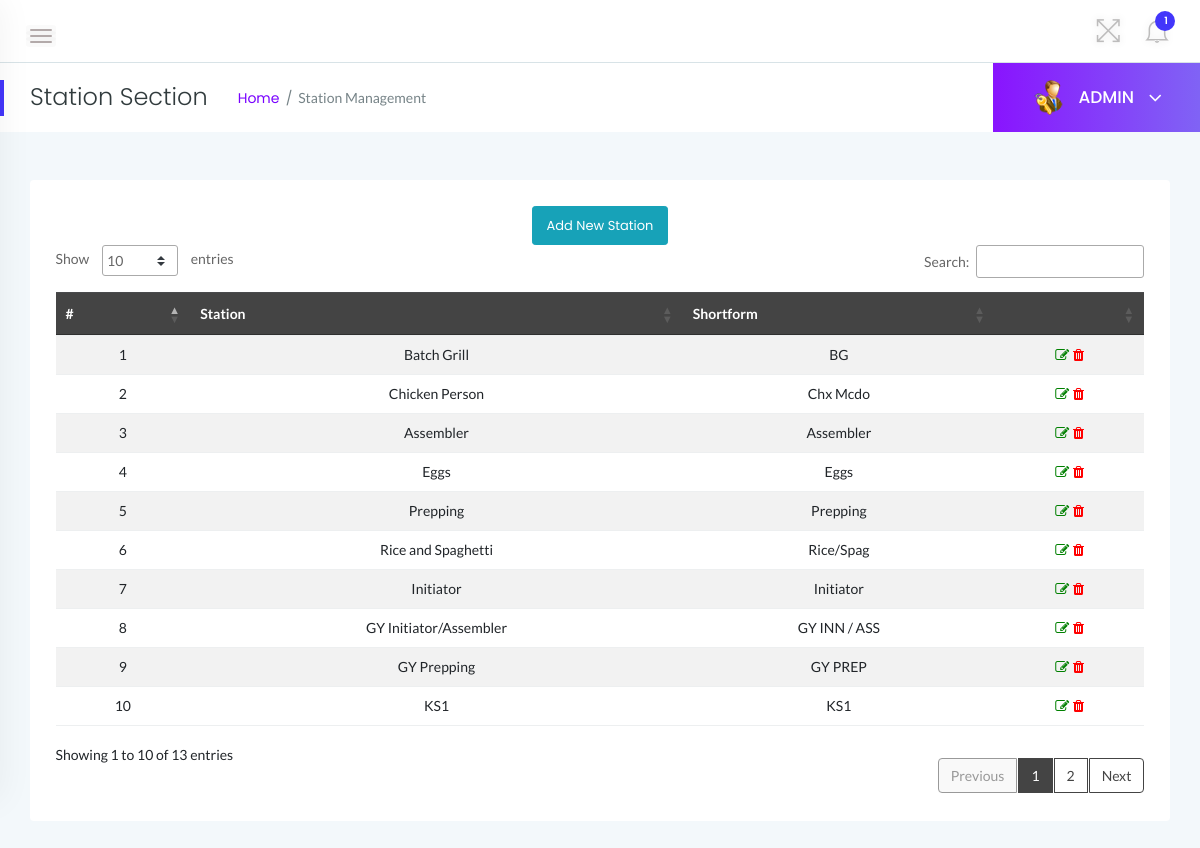
The app's page /admin/department.php (signed in) with its own data.
### tables this page shows
CREATE TABLE `tbldepartments` (
  `id` int(11) NOT NULL,
  `DepartmentName` varchar(150) DEFAULT NULL,
  `DepartmentShortName` varchar(100) NOT NULL
);

### admin/department.php (the view, shortened to what this page needs)
<?php
    if(strlen($_SESSION['alogin'])==0){
    header('location:index.php');
    } else {
?>
<!doctype html>
<html class="no-js" lang="en">
<head>
    <link rel="stylesheet" href="../assets/css/bootstrap.min.css">
    <link rel="stylesheet" href="../assets/css/font-awesome.min.css">
    <link rel="stylesheet" href="../assets/css/themify-icons.css">
    <link rel="stylesheet" href="../assets/css/metisMenu.css">
    <link rel="stylesheet" href="../assets/css/owl.carousel.min.css">
    <link rel="stylesheet" href="../assets/css/slicknav.min.css">
    <link rel="stylesheet" href="https://www.amcharts.com/lib/3/plugins/export/export.css" type="text/css" media="all" />
    <link rel="stylesheet" type="text/css" href="https://cdn.datatables.net/1.10.19/css/jquery.dataTables.css">
    <link rel="stylesheet" type="text/css" href="https://cdn.datatables.net/1.10.18/css/dataTables.bootstrap4.min.css">
    <link rel="stylesheet" type="text/css" href="https://cdn.datatables.net/responsive/2.2.3/css/responsive.bootstrap.min.css">
    <link rel="stylesheet" type="text/css" href="https://cdn.datatables.net/responsive/2.2.3/css/responsive.jqueryui.min.css">
    <link rel="stylesheet" href="../assets/css/typography.css">
    <link rel="stylesheet" href="../assets/css/default-css.css">
    <link rel="stylesheet" href="../assets/css/styles.css">
    <link rel="stylesheet" href="../assets/css/responsive.css">
</head>
<body>
    <div class="page-container">
        <div class="main-content">
            <div class="header-area">
                <div class="row align-items-center">
                    <div class="col-md-6 col-sm-8 clearfix">
                        <div class="nav-btn pull-left">
                            <span></span>
                            <span></span>
                            <span></span>
                        </div>
                    </div>
                    <div class="col-md-6 col-sm-4 clearfix">
                        <ul class="notification-area pull-right">
                            <li id="full-view"><i class="ti-fullscreen"></i></li>
                            <?php include '../includes/admin-notification.php'?>
                        </ul>
                    </div>
                </div>
            </div>
            <div class="page-title-area">
                <div class="row align-items-center">
                    <div class="col-sm-6">
                        <div class="breadcrumbs-area clearfix">
                            <h4 class="page-title pull-left">Station Section</h4>
                            <ul class="breadcrumbs pull-left">
                                <li><a href="dashboard.php">Home</a></li>
                                <li><span>Station Management</span></li>
                            </ul>
                        </div>
                    </div>
                    <div class="col-sm-6 clearfix">
                        <div class="user-profile pull-right">
                            <img class="avatar user-thumb" src="../assets/images/admin.png" alt="avatar">
                            <h4 class="user-name dropdown-toggle" data-toggle="dropdown">ADMIN <i class="fa fa-angle-down"></i></h4>
                        </div>
                    </div>
                </div>
            </div>
            <div class="main-content-inner">
                <div class="row">
                    <div class="col-12 mt-5">
                        <div class="card">
                            <div class="card-body">
                                <div class="data-tables datatable-dark">
                                <center><a href="add-department.php" class="btn btn-sm btn-info">Add New Station</a></center>
                                    <table id="dataTable3" class="table table-hover table-striped text-center">
                                        <thead class="text-capitalize">
                                            <tr>
                                                <th>#</th>
                                                <th>Station</th>
                                                <th>Shortform</th>
                                                <th></th>
                                            </tr>
                                        </thead>
                                        <tbody>
                                    <?php $sql = "SELECT * from tbldepartments";
                                    $query = $dbh -> prepare($sql);
                                    $query->execute();
                                    $results=$query->fetchAll(PDO::FETCH_OBJ);
                                    $cnt=1;
                                    if($query->rowCount() > 0)
                                    {
                                    foreach($results as $result)
                                    {               ?>
                                        <tr>
                                            <td> <?php echo htmlentities($cnt);?></td>
                                            <td><?php echo htmlentities($result->DepartmentName);?></td>
                                            <td><?php echo htmlentities($result->DepartmentShortName);?></td>
                                            <td><a href="edit-department.php?deptid=<?php echo htmlentities($result->id);?>"><i class="fa fa-edit" style="color:green"></i></a><a href="department.php?del=<?php echo htmlentities($result->id);?>" onclick="return confirm('Do you want to delete');"> <i class="fa fa-trash" style="color:red"></i></a></td>
                                        </tr>
                                         <?php $cnt++;} }?>
                                    </tbody>
                                    </table>
                                </div>
                            </div>
                        </div>
                    </div>
                </div>
                </div>
            </div>
        </div>
</body>
</html>
<?php } ?>

### assets/css/styles.css (style rules this page uses)
.page-container { width: 100%; height: 100%; min-height: 100vh; padding-left: 280px; -webkit-transition: padding-left 0.3s ease 0s; transition: padding-left 0.3s ease 0s; }
.sbar_collapsed.page-container { padding-left: 0; }
.card { border: none; border-radius: 4px; background-color: #fff; -webkit-transition: all 0.3s ease 0s; transition: all 0.3s ease 0s; }
.card-body { padding: 25.6px; padding: 1.6rem; }
.main-content { width: 100%; background: #f3f8fb; }
.main-content-inner { padding: 0 30px 50px; }
.header-area { padding: 15px 30px; background: #fff; border-bottom: 1px solid #d8e3e7; }
.nav-btn { margin: 10px 30px 0 0; cursor: pointer; }
.nav-btn span { display: block; width: 22px; height: 2px; background: #b3aaaa; margin: 4px 0; border-radius: 15px; -webkit-transition: all 0.3s ease 0s; transition: all 0.3s ease 0s; box-shadow: 0 0 0 4px rgba(99, 96, 96, 0.03); }
.nav-btn span:nth-child(2) { opacity: 0; }
.nav-btn span:first-child { -webkit-transform: rotate(45deg) translate(5px, 5px); transform: rotate(45deg) translate(5px, 5px); }
.nav-btn span:last-child { -webkit-transform: rotate(-45deg) translate(3px, -3px); transform: rotate(-45deg) translate(3px, -3px); }
.sbar_collapsed .nav-btn span { transform: none; opacity: 1; }
.notification-area { -webkit-user-select: none; -moz-user-select: none; -ms-user-select: none; user-select: none; position: relative; z-index: 1; }
.notification-area li { display: inline-block; margin-left: 20px; cursor: pointer; -webkit-user-select: none; -moz-user-select: none; -ms-user-select: none; user-select: none; }
.notification-area li > i { font-size: 26px; color: #bdbcbc; vertical-align: middle; text-shadow: 0 0 8px rgba(0, 0, 0, 0.12); -webkit-transition: color 0.3s ease 0s; transition: color 0.3s ease 0s; }
.notification-area li#full-view { display: inline-block; }
.page-title-area { padding: 0 30px; background: #fff; position: relative; }
.page-title-area:before { content: ""; position: absolute; left: 0; top: 50%; width: 4px; height: 36px; background: var(--primary-color); -webkit-transform: translateY(-50%); transform: translateY(-50%); }
.page-title { font-size: 24px; font-weight: 300; color: #313b3d; letter-spacing: 0; margin-right: 30px; }
ul.breadcrumbs { margin-top: 4px; }
.breadcrumbs li { display: inline-block; }
.breadcrumbs li a, .breadcrumbs li span { display: block; font-size: 14px; font-weight: 400; color: #7801ff; letter-spacing: 0; margin-right: 16px; position: relative; }
.breadcrumbs li a:before { content: "/"; color: #768387; position: absolute; right: -13px; top: 0; }
.breadcrumbs li span { margin-right: 0; color: #768387; text-transform: capitalize; }
.user-profile { margin-right: -30px; display: -webkit-box; display: -ms-flexbox; display: flex; -webkit-box-align: center; -ms-flex-align: center; align-items: center; -ms-flex-wrap: wrap; flex-wrap: wrap; background: -webkit-linear-gradient(left, #8914fe 0%, #8063f5 100%); background: linear-gradient(to right, #8914fe 0%, #8063f5 100%); padding: 17px 38px; position: relative; }
.user-profile img.avatar { height: 35px; width: 35px; border-radius: 50%; margin-right: 12px; }
.user-name { font-size: 17px; font-weight: 500; color: #fff; letter-spacing: 0; cursor: pointer; -webkit-user-select: none; -moz-user-select: none; -ms-user-select: none; user-select: none; }
.user-name i { margin-left: 10px; font-size: 21px; vertical-align: middle; position: relative; }
.notification-area .dropdown-toggle, .user-name.dropdown-toggle { position: relative; }
.notification-area .dropdown-toggle:after, .user-name.dropdown-toggle:after { display: none; }
.btn { padding: 11px 17px; font-size: 13px; letter-spacing: 0; }
.btn-sm { padding: 9px 14px; }
table tr th { border-bottom: none; }
table tr th, table tr td { border-top: 1px solid rgba(120, 130, 140, 0.13) !important; }
table.dataTable.no-footer { border-bottom: 1px solid rgba(120, 130, 140, 0.13) !important; }
table.dataTable thead th, table.dataTable thead td { border-bottom-color: transparent; }
.datatable-dark thead { background: #444; color: #fff; }

### records on screen
tbldepartments: DepartmentName "Batch Grill", DepartmentShortName "BG"
tbldepartments: DepartmentName "Chicken Person", DepartmentShortName "Chx Mcdo"
tbldepartments: DepartmentName "Assembler", DepartmentShortName "Assembler"
tbldepartments: DepartmentName "Eggs", DepartmentShortName "Eggs"
tbldepartments: DepartmentName "Prepping", DepartmentShortName "Prepping"
tbldepartments: DepartmentName "Rice and Spaghetti", DepartmentShortName "Rice/Spag"
tbldepartments: DepartmentName "Initiator", DepartmentShortName "Initiator"
tbldepartments: DepartmentName "GY Initiator/Assembler", DepartmentShortName "GY INN / ASS"
tbldepartments: DepartmentName "GY Prepping", DepartmentShortName "GY PREP"
tbldepartments: DepartmentName "KS1", DepartmentShortName "KS1"

### other values on screen
$unreadcount "1"
